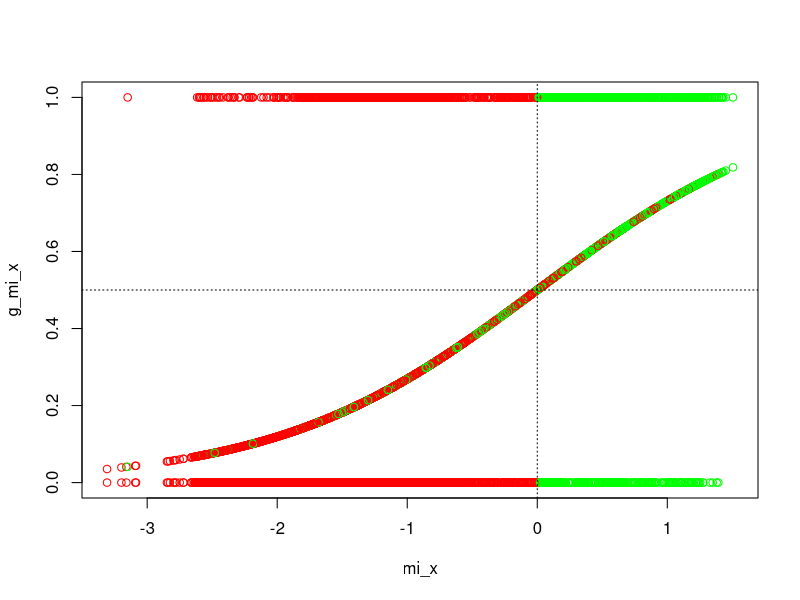
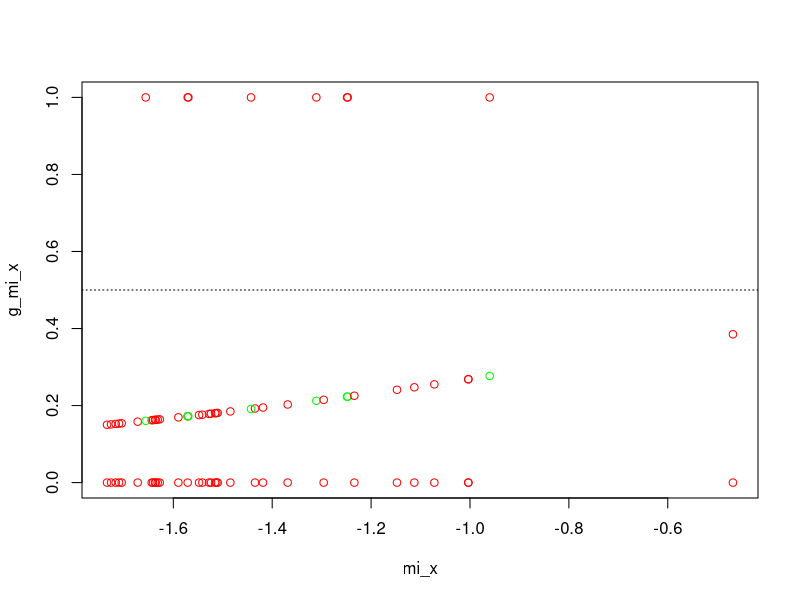
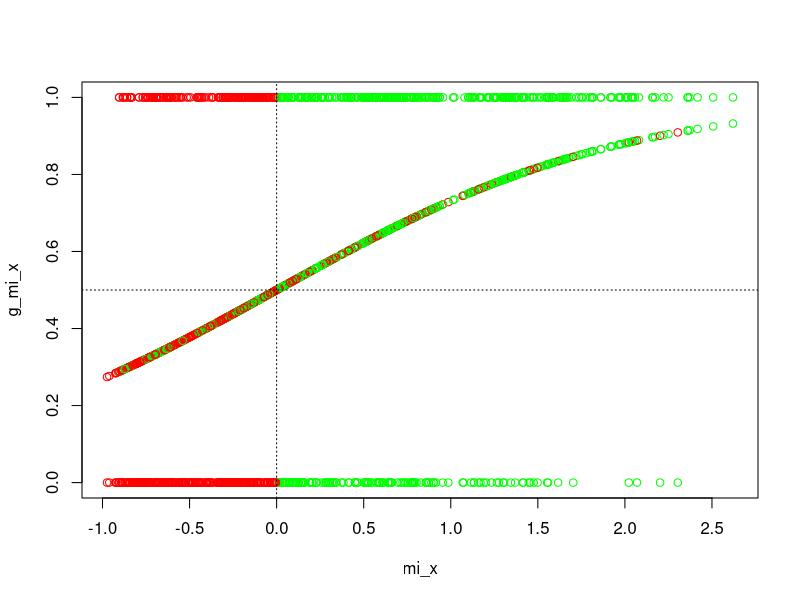
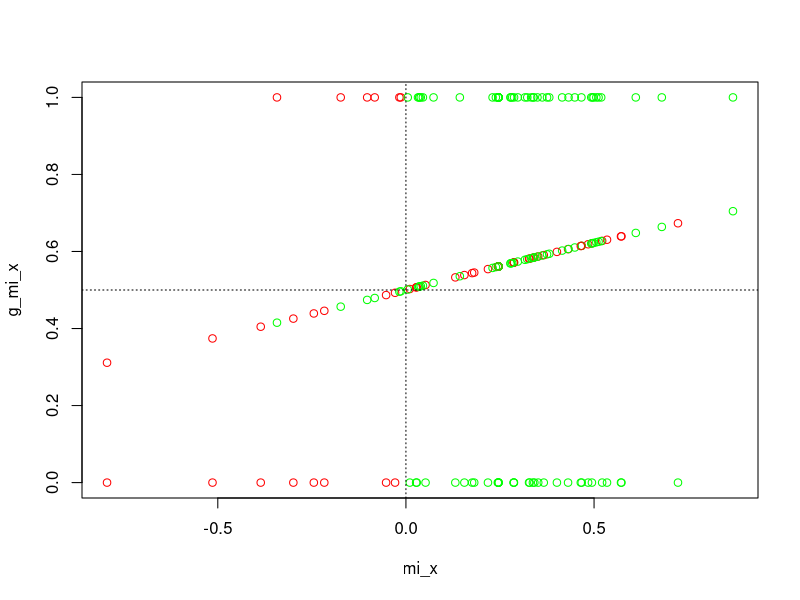

Recreate these plots in R, in order.
## ---- chunk 1
knitr::opts_chunk$set(echo = TRUE)
library(ggplot2)
library(caret)
## ---- chunk 2
df <- read.csv("CollegeDistance.csv")
df$X = NULL
df$income = as.factor(df$income)
df$gender = as.factor(df$gender)
df$urban = as.factor(df$urban)
df$home = as.factor(df$home)
df$region = as.factor(df$region)

df$income_high = ifelse(df$income == 'high', 1, 0)

# A regressão:

fit = glm(income_high ~ score + fcollege + mcollege + home + education + urban + distance, data = df, family = binomial(link='logit'))

summary(fit)

# Plotar a sigmóide usando os dados usados para geração do modelo

# Primeiro faz o cálculo de beta0 + beta1*x1 + beta2*x2 ...
mi_x = predict(fit, df)
# Agora aplica a sigmóide nesses valores:
# Isso é equivalente a fazer o predict(fit, df, type='response')
g_mi_x = 1/(1 + exp(-1*mi_x))

# Plota mi(x) versus g(mi(x)) e pinta a sigmóide de verde e vermelho de acordo com o resultado esperado
plot(mi_x, g_mi_x, ylim=c(0,1), col=ifelse(df$income_high == 1, 'green', 'red'))

# Apresenta os pontos usados em treinamento em 0 (low) e 1 (high) e pinta de acordo com o valor predito
points(mi_x, df$income_high, col=ifelse(g_mi_x > 0.5, 'green', 'red'))

# Traça uma linha indicativa em x = 0 e y = 0.5
abline(h=0.5, col='black', lty=3)
abline(v=0, col='black', lty=3)

predicao = as.factor(ifelse(g_mi_x > 0.5, 'high', 'low'))
confusionMatrix(predicao, df$income)
## ---- chunk 3
df <- read.csv("pancreatic.csv")
df$X = NULL
df$stage = as.factor(df$stage)
df$onstudy = as.Date(df$onstudy, "%m/%d/%Y")
df$progression = as.Date(df$progression, "%m/%d/%Y")
df$death = as.Date(df$death, "%m/%d/%Y")
df$dias_ate_morte = as.integer(df$death - df$onstudy)
df$local = ifelse(df$stage == 'LA', 1, 0)

fit = glm(local ~ dias_ate_morte, data = df, family = binomial(link='logit'))

summary(fit)

# Plotar a sigmóide usando os dados usados para geração do modelo

# Primeiro faz o cálculo de beta0 + beta1*x1 + beta2*x2 ...
mi_x = predict(fit, df)
# Agora aplica a sigmóide nesses valores:
# Isso é equivalente a fazer o predict(fit, df, type='response')
g_mi_x = 1/(1 + exp(-1*mi_x))

# Plota mi(x) versus g(mi(x)) e pinta a sigmóide de verde e vermelho de acordo com o resultado esperado
plot(mi_x, g_mi_x, ylim=c(0,1), col=ifelse(df$local == 1, 'green', 'red'))

# Apresenta os pontos usados em treinamento em 0 (low) e 1 (high) e pinta de acordo com o valor predito
points(mi_x, df$local, col=ifelse(g_mi_x > 0.5, 'green', 'red'))

# Traça uma linha indicativa em x = 0 e y = 0.5
abline(h=0.5, col='black', lty=3)
abline(v=0, col='black', lty=3)

predicao = as.factor(ifelse(g_mi_x > 0.5, 'LA', 'M'))
confusionMatrix(predicao, df$stage)
## ---- chunk 4
df <- read.csv("PhDPublications.csv")
df$X = NULL
df$gender = as.factor(df$gender)
df$married = as.factor(df$married)

df$gender_male = ifelse(df$gender == 'male', 1, 0)

fit = glm(gender_male ~ articles + married + kids + prestige + mentor, data = df, family = binomial(link='logit'))
summary(fit)

# Primeiro faz o cálculo de beta0 + beta1*x1 + beta2*x2 ...
mi_x = predict(fit, df)
# Agora aplica a sigmóide nesses valores:
# Isso é equivalente a fazer o predict(fit, df, type='response')
g_mi_x = 1/(1 + exp(-1*mi_x))

# Plota mi(x) versus g(mi(x)) e pinta a sigmóide de verde e vermelho de acordo com o resultado esperado
plot(mi_x, g_mi_x, ylim=c(0,1), col=ifelse(df$gender_male == 1, 'green', 'red'))

# Apresenta os pontos usados em treinamento em 0 (low) e 1 (high) e pinta de acordo com o valor predito
points(mi_x, df$gender_male, col=ifelse(g_mi_x > 0.5, 'green', 'red'))

# Traça uma linha indicativa em x = 0 e y = 0.5
abline(h=0.5, col='black', lty=3)
abline(v=0, col='black', lty=3)

predicao = as.factor(ifelse(g_mi_x > 0.5, 'male', 'female'))
confusionMatrix(predicao, df$gender)
## ---- chunk 5
df <- read.csv("tips.csv")
df$X = NULL
df$day = as.factor(df$day)
df$tip_percentual = df$tip/df$bill

df$sexta = ifelse(df$day == 'Friday', 1, 0)


fit = glm(sexta ~ tip_percentual, data = df, family = binomial(link='logit'))
summary(fit)

# Primeiro faz o cálculo de beta0 + beta1*x1 + beta2*x2 ...
mi_x = predict(fit, df)
# Agora aplica a sigmóide nesses valores:
# Isso é equivalente a fazer o predict(fit, df, type='response')
g_mi_x = 1/(1 + exp(-1*mi_x))

# Plota mi(x) versus g(mi(x)) e pinta a sigmóide de verde e vermelho de acordo com o resultado esperado
plot(mi_x, g_mi_x, ylim=c(0,1), col=ifelse(df$sexta == 1, 'green', 'red'))

# Apresenta os pontos usados em treinamento em 0 (low) e 1 (high) e pinta de acordo com o valor predito
points(mi_x, df$sexta, col=ifelse(g_mi_x > 0.5, 'green', 'red'))

# Traça uma linha indicativa em x = 0 e y = 0.5
abline(h=0.5, col='black', lty=3)
abline(v=0, col='black', lty=3)

predicao = as.factor(ifelse(g_mi_x > 0.5, 'Friday', 'Tuesday'))
confusionMatrix(predicao, df$day)
